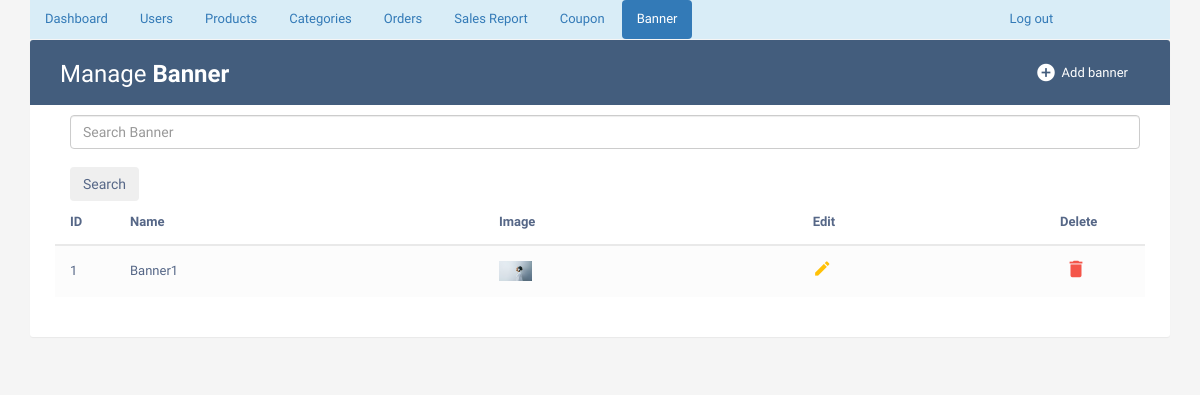
Before: /adminbannerlist/ (signed in) with the older database file.
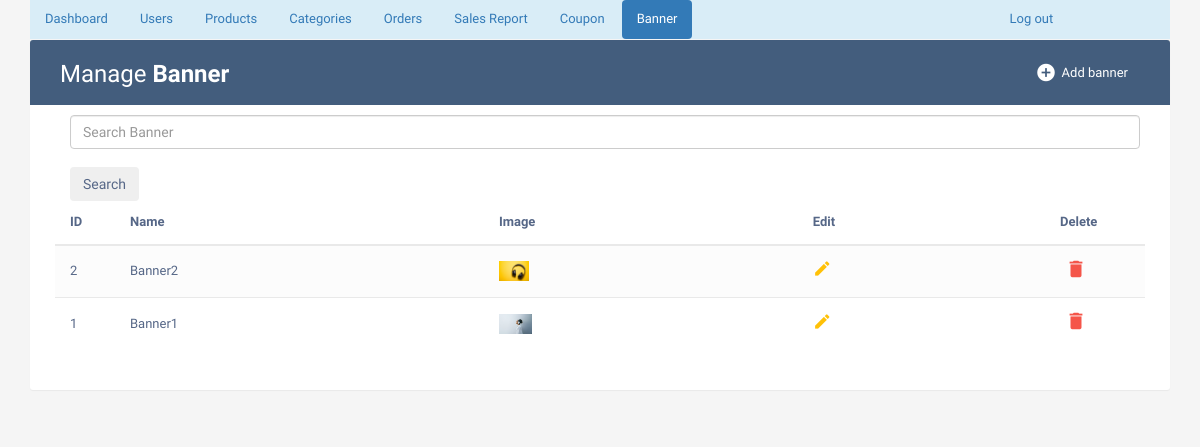
After: the same page with the newer database file.
### phase/models.py (models this page shows, shortened)
class Banner(models.Model):
    name = models.CharField(max_length=30,default=None)
    image = models.ImageField(upload_to='imagestore/banner',default=None)

### phase/views.py (the view)
# urls.py: path('adminbannerlist/', views.adminbannerlist, name='adminbannerlist'),
def adminbannerlist(request):
    if 'username' in request.session:
        if 'search' in request.GET:
            search=request.GET['search']
            member=Banner.objects.filter(name__icontains=search)
        else:
            member=Banner.objects.all().order_by('-id')
        return render(request,'adminbannerlist.html',{'member': member})
    else:
        return render(request, 'adminlogin.html')

### Templates/adminbannerlist.html
{% extends "adminbase.html" %}
{% block active10 %} "active" {% endblock%}
{% block tablewrapper %}
                    <div class="col-sm-6">
						<h2>Manage <b>Banner</b></h2>
					</div>
                    <div class="col-sm-6">
                        <a href="{% url 'adminaddbanner' %}" class="btn" data-toggle="modal"><i class="material-icons">&#xE147;</i> <span>Add banner</span></a>
                      </div>
                    </div>
{% endblock %}
{% block tablecontent%}
                <form action="{% url 'adminbannerlist' %}" class="d-flex offset-md-1 container m-auto" style="width:1100px">
                    <input class="form-control offset-md-1" type="search" placeholder="Search Banner" name="search" aria-label="Search"><br>
                    <button class="btn btn-outline-secondary" type="submit">Search</button>
                </form>
                <table class="table table-striped table-hover">
                <thead>
                    <tr>
                        <th>ID</th>
                        <th>Name</th>
                        <th>Image</th>
                        <th>Edit</th>
                        <th>Delete</th>
                    </tr>
                </thead>
                <tbody>
                    {% for x in member %}
                    <tr>
                        <td>{{ x.id }}</td>
                        <td>{{ x.name }}</td>
                        <td><img src="{{ x.image.url }}" height="20px"></td>
                        <td>
                           <a href="{% url 'updatebanner' %}?uid={{x.id}}" class="edit" data-toggle="modal"><i class="material-icons" data-toggle="tooltip" title="Edit">&#xE254;</i></a>
                        </td>
                        <td>
                            <a href="{% url 'deletebanner' %}?uid={{x.id}}" class="delete" data-toggle="modal"><i class="material-icons" data-toggle="tooltip" title="Delete">&#xE872;</i></a>
                        </td>
                    </tr>
                    {% endfor %}
                </tbody>
                </table>
{% endblock %}

Changed rows visible on the page:
added Banner: id "2", name "Banner2", image (picture)
